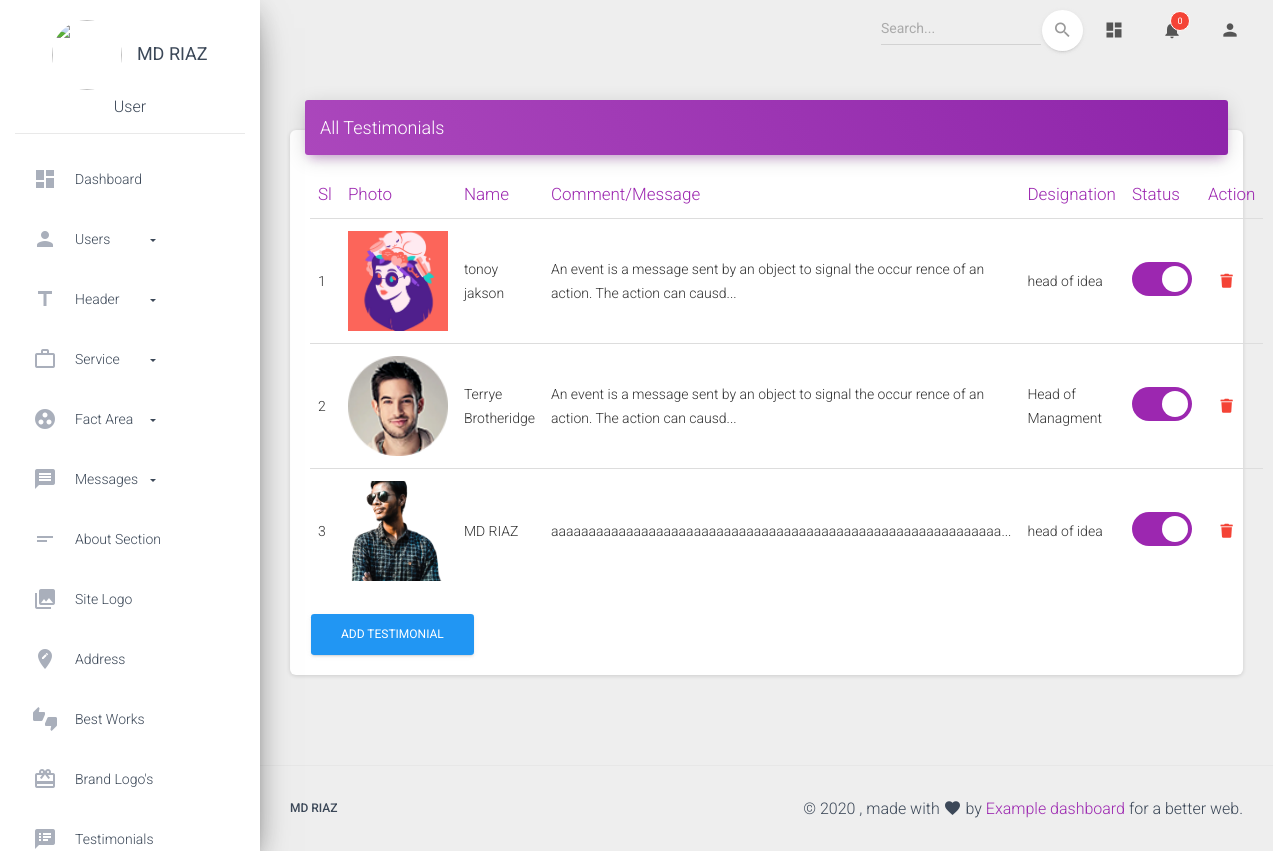
The app's page /admin/testimonial/testimonial.php (signed in) with its own data.
### tables this page shows
CREATE TABLE `testimonials` (
  `id` int(11) NOT NULL,
  `img_dir` varchar(100) DEFAULT NULL,
  `msg` varchar(255) NOT NULL,
  `name` varchar(100) NOT NULL,
  `designation` varchar(100) NOT NULL,
  `status` int(11) NOT NULL DEFAULT '0'
);

### admin/testimonial/testimonial.php (the view, shortened to what this page needs)
<?php
include '../dashboard_includes/header.php';
include '../dashboard_includes/sidebar.php';
include '../dashboard_includes/topNav.php';
$select_testimonials = "SELECT * FROM `testimonials`";
$sql = mysqli_query($db_connect, $select_testimonials);
?>
<head>
</head>
<div class="content">
    <div class="container-fluid">
        <div class="row">
            <div class="col-lg-12">
                <div class="card card-nav-tabs">
                    <h4 class="card-header card-header-primary">All Testimonials</h4>
                    <div class="card-body">
                        <table class="table table-hover">
                            <thead class="text-primary">
                                <tr>
                                    <th>Sl</th>
                                    <th>Photo</th>
                                    <th>Name</th>
                                    <th>Comment/Message</th>
                                    <th>Designation</th>
                                    <th>Status</th>
                                    <th>Action</th>
                                </tr>
                            </thead>
                            <tbody>
                                <?php $count = 1;
                                foreach ($sql as $testimonial) : ?>
                                    <tr>
                                        <td><?= $count++ ?></td>
                                        <td><img src="/img/testi_avatar/<?= $testimonial['img_dir'] ?>" alt="" width="100" height="100" style="object-fit: cover"></td>
                                        <td><?= $testimonial['name'] ?></td>
                                        <td><?= substr($testimonial['msg'], 0, 100) . "..." ?></td>
                                        <td><?= $testimonial['designation'] ?></td>
                                        <td> <label class="switch">
                                                <a href="/admin/testimonial/testimonial-post.php?id=<?= $testimonial['id'] ?>&p=status">
                                                    <span class="slider round"></span>
                                                </a>
                                            </label>
                                        </td>
                                        <td class="text-center">
                                            <a data-toggle="modal" data-target="#deleteModal" title="Delete" id="dlbtn" onclick="dltfn(<?= $testimonial['id'] ?>)"><span class="text-danger"><i class="fas fa-trash"></i></span></a>
                                        </td>
                                    </tr>
                                <?php endforeach ?>
                            </tbody>
                        </table>
                        <a data-toggle="modal" data-target="#portfolio_triger" class="btn bg-primary text-white"><span>Add Testimonial</span></a>
                    </div>
                </div>
            </div>
        </div>
    </div>
</div>
<?php
include '../dashboard_includes/footer.php';
?>

### admin/dashboard_assets/css/style.css (style rules this page uses)
a { cursor: pointer; }
td a { margin: 0 10px; }
td a:first-child { margin-left: 0; }
.switch { position: relative; display: inline-block; width: 60px; height: 34px; }
.slider { position: absolute; cursor: pointer; top: 0; left: 0; right: 0; bottom: 0; background-color: #ccc; -webkit-transition: 0.4s; transition: 0.4s; }
.slider:before { position: absolute; content: ""; height: 26px; width: 26px; left: 4px; bottom: 4px; background-color: white; -webkit-transition: 0.4s; transition: 0.4s; }
input:checked + .slider { background-color: #9c27b0; }
input:checked + .slider:before { -webkit-transform: translateX(26px); -ms-transform: translateX(26px); transform: translateX(26px); }
.slider.round { border-radius: 34px; }
.slider.round:before { border-radius: 50%; }

### records on screen
testimonials: img_dir (picture), name "tonoy jakson", msg "An event is a message sent by an object to signal the occur rence of an action. The action can causd", designation "head of idea"
testimonials: img_dir (picture), name "Terrye Brotheridge", msg "An event is a message sent by an object to signal the occur rence of an action. The action can causd", designation "Head of Managment"
testimonials: img_dir (picture), name "MD RIAZ", msg "aaaaaaaaaaaaaaaaaaaaaaaaaaaaaaaaaaaaaaaaaaaaaaaaaaaaaaaaaaaa", designation "head of idea"

### other values on screen
$_SESSION["names"] "MD RIAZ"
$msg_num['totalmsg'] "0"
